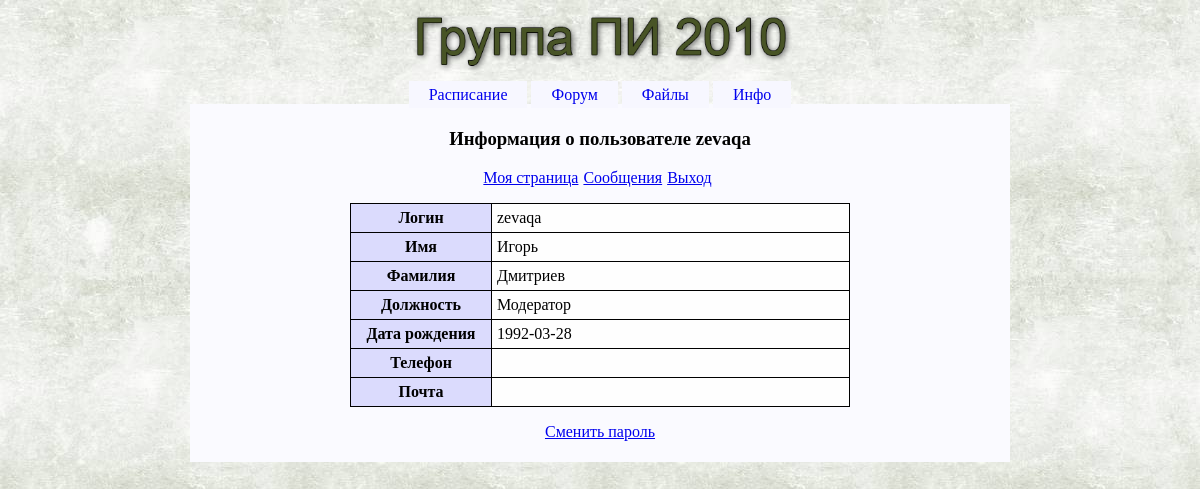
The page /user.php (signed in) on the database its author committed.
### tables this page shows
CREATE TABLE IF NOT EXISTS `users` (
  `id` int(11) NOT NULL AUTO_INCREMENT,
  `login` varchar(20) NOT NULL,
  `password` varchar(32) NOT NULL,
  `position` int(11) NOT NULL DEFAULT '0',
  `firstname` varchar(20) DEFAULT NULL,
  `lastname` varchar(20) DEFAULT NULL,
  `birth` date DEFAULT NULL,
  `phone` varchar(12) DEFAULT NULL,
  `email` varchar(20) DEFAULT NULL,
  PRIMARY KEY (`id`)
);

### include/lib_position.php (called while the page is built, shortened)
<?php
function getposition($input) {
	$input = intval($input);
	switch($input) {
		case 1: $return = 'Модератор';
		break;
	}
	return $return;
}

### user.php (the view, shortened to what this page needs)
<?php
include("./include/jsheader.php");
include("./include/nav.php");
?>
<section>
<?php if(empty($_SESSION['login']) or empty($_SESSION['id'])) { ?>
<h3>Страница недоступна</h3>
<p>Привет, гость. <a href='./auth.php'>Вход</a></p>
<?php
} else {
	include("./include/connect.php");
	$mypage = false;
	if(!empty($_GET['id'])) {
		$userid = intval($_GET['id']);
		if($userid == intval($_SESSION['id'])) $mypage = true;
	} else {
		$userid = intval($_SESSION['id']);
		$mypage = true;
	}
	$result = mysql_query("SELECT `login`, `position`, `firstname`, `lastname`, `birth`, `phone`, `email` FROM `users` WHERE `id` = '{$userid}'", $db) or die("Не могу выполнить запрос.");
	$info = mysql_fetch_assoc($result);
	echo '<h3>Информация о пользователе ' . htmlspecialchars($info['login']) . "</h3>\n";
	include("./include/usermenu.php");
	include("./include/lib_position.php");
?>
<table class="user_info">
<tr>
<th>Логин</th>
<td><?php echo htmlspecialchars($info['login']); ?></td>
</tr>
<tr>
<th>Имя</th>
<td><?php echo htmlspecialchars($info['firstname']); ?></td>
</tr>
<tr>
<th>Фамилия</th>
<td><?php echo htmlspecialchars($info['lastname']); ?></td>
</tr>
<tr>
<th>Должность</th>
<td><?php echo getposition($info['position']); ?></td>
</tr>
<tr>
<th>Дата рождения</th>
<td><?php echo htmlspecialchars($info['birth']); ?></td>
</tr>
<tr>
<th>Телефон</th>
<td><?php echo htmlspecialchars($info['phone']); ?></td>
</tr>
<tr>
<th>Почта</th>
<td><a href='mailto:<?php echo htmlspecialchars($info['email']); ?>'><?php echo htmlspecialchars($info['email']); ?></a></td>
</tr>
</table>
<?php if($mypage) echo '<p><a href="./change_password.php">Сменить пароль</a></p>'; } ?>
</section>
</body>
</html>

### style.css (style rules this page uses)
section { margin:auto; padding:5px 10px; background:#fafaff; width:800px; }
table { border-collapse:collapse; }
table, tbody, thead, th, tr, td { margin:auto; border:1px solid #000; padding:5px; }
table.user_info { width:500px; }
th { background:#dbdbfd; text-align:center; }
table.user_info th { width:130px; }
tr { background:#fefefe; text-align:left; }

### rows shown on the page
users: login "zevaqa", firstname "Игорь", lastname "Дмитриев", position "Модератор", birth "1992-03-28"
